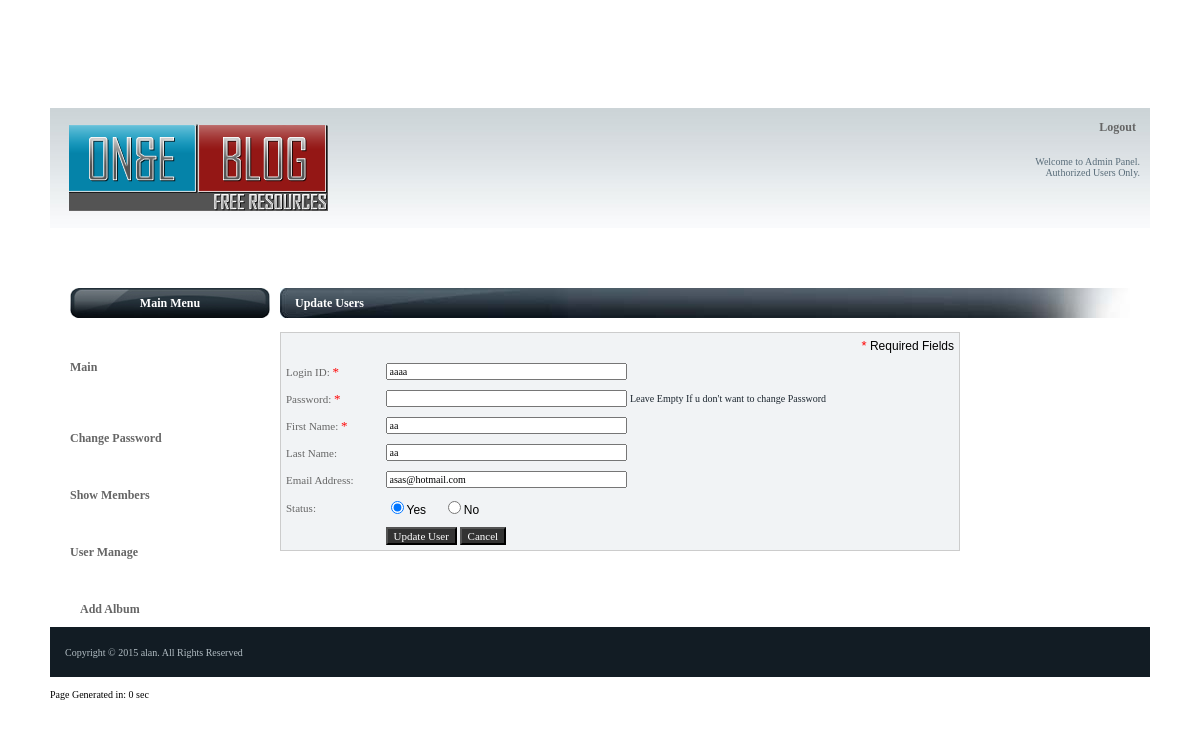
The app's page /users.php?_task=edit&id=100002 with its own data.
### tables this page shows
CREATE TABLE IF NOT EXISTS `users` (
  `userid` int(10) NOT NULL AUTO_INCREMENT,
  `groupid` varchar(20) NOT NULL DEFAULT '',
  `loginid` varchar(75) NOT NULL DEFAULT '',
  `firstname` varchar(75) NOT NULL DEFAULT '',
  `lastname` varchar(75) NOT NULL DEFAULT '',
  `pwd` varchar(50) DEFAULT NULL,
  `email` varchar(255) NOT NULL DEFAULT '',
  `emailpass` varchar(20) NOT NULL,
  `lastlogin` datetime NOT NULL DEFAULT '0000-00-00 00:00:00',
  `status` enum('Yes','No') NOT NULL DEFAULT 'Yes',
  `master` enum('Yes','No') NOT NULL DEFAULT 'No',
  PRIMARY KEY (`userid`),
  KEY `groupid` (`groupid`)
);

### include/db.php (called while the page is built, shortened)
<?php
class db
{
	var $connected = false;
	var $dbname = DATABASE;
	var $dbuser = USERNAME;
	var $dbpassword = PASSWORD;
	var $dbhost = HOST;
	function connect()
	{
		$this->connected = false;
		if($this->link = @mysql_connect($this->dbhost,$this->dbuser,$this->dbpassword))
		{
			if(@mysql_select_db($this->dbname,$this->link))
			{
				$this->connected = true;
				return true;
			}
			else
			{
				$this->seterror(mysql_errno($this->link),mysql_error($this->link));
				return false;
			}
		}
		else
		{
			$this->seterror("","Could not connect to server.");
			return false;
		}
	}
	function execute($query)
	{
		if($this->connected)
		{
			if($result = mysql_query( $query, $this->link ))
			{
				return $result;
			}
			else
			{
				$this->seterror(mysql_errno($this->link),"".$query."<br />".mysql_error($this->link));
				return false;
			}
		}
		else
		{
			$this->seterror("No database connection open.");
			return false;
		}
	}
	function row(&$result)
	{
		if ( $row = mysql_fetch_assoc( $result ) )
				return $row;
			else
				return 0;
	}
}
?>

### users.php (the view, shortened to what this page needs)
<?include("./include/db.php");?>
<? $db= new db();$db->connect(); $valid = new validation();?>
<?
$action="addnew";
$id="";
$fname="";
$lname="";
$email="";
$status="";
$loginid="";
if(isset($_GET["_task"]) && $_GET["_task"]=="edit"){
	$id=$_GET["id"];
	$action="update";
	$rs = $db->execute("SELECT * FROM ".TBL_USERS." WHERE userid='".$id."'");
	$row = $db->row($rs);
	$id = $row["userid"];
	$loginid = $row["loginid"];
	$fname = $row["firstname"];
	$lname = $row["lastname"];
	$email = $row["email"];
	$status = $row["status"];
}
?>
<? include("./include_member/header.php");?>
<tr>
	<td colspan="2">
		<table border="0" cellpadding="0" cellspacing="0" width="100%">
			<tr>
			    <td width="20" align="left" valign="top"></td>
				<td width="200" valign="top">
					<? include("navigationcall.php");?>
				</td>
				<td width="10"><? ?> </td>
				<td valign="top">
					<table border="0" cellpadding="0" cellspacing="0" width="100%">
						<tr>
							<td class="btitle"><?=$action=="update" ? "Update Users" : "Add New User"?></td>
						</tr>
					</table><br />
					<form name="addnew" action="users.php" method="post">
					<table border="0" cellpadding="5" cellspacing="0" align="left" width="80%" class="box">
						<tr>
							<td colspan="2" align="right"><?=REQUIRED?> Required Fields</td>
						</tr>
						<tr>
							<td align="left" class="text5">Login ID: <?=REQUIRED?></td><td align="left"><input type="text" name="loginid"  class="textfield" size="40" value="<?=$loginid?>"/></td>
						</tr>
						<tr>
							<td align="left" class="text5">Password: <?=REQUIRED?></td><td align="left"><input type="password" name="pass" class="textfield" size="40"/> <? if($id!=""){?><span class="text2">Leave Empty If u don't want to change Password</span><? }?></td>
						</tr>
						<tr>
							<td align="left" class="text5">First Name: <?=REQUIRED?></td><td align="left"><input type="text" name="fname" class="textfield" size="40" value="<?=$fname?>"/></td>
						</tr>
						<tr>
							<td align="left" class="text5">Last Name:</td><td align="left"><input type="text" name="lname"  class="textfield" size="40" value="<?=$lname?>"/></td>
						</tr>
						<tr>
							<td align="left" class="text5">Email Address:</td><td align="left"><input type="text" name="email" size="40" class="textfield" value="<?=$email?>"/></td>
						</tr>
						<tr>
							<td  align="left" class="text5">Status:</td>
							<td align="left"><input type="radio" name="status" value="Yes" <?=$status=="Yes" ? "checked" : ""?>/>Yes &nbsp; &nbsp; <input type="radio" name="status" value="No" <?=$status=="No" ? "checked" : ""?>/>No
							</td>
						</tr>
						<tr>
							<td></td><td align="left" class="text5"><input type="submit" value="<?=$action=="addnew" ? "Add User" : "Update User"?>"  class="btn"/> <input type="button" value="Cancel" class="btn" onclick="location.href='?_task=cancel'"/></td>
						</tr>
					</table>
					</form>
				</td>
				<td width="20" align="left" valign="top"></td>
			</tr>
		</table>
<? include("./include_member/footer.php");?>

### cssjs/cssmis.css (style rules this page uses)
body,html { margin-top:0px; margin-left:0px; padding:0px 0px 0px 0px; font-family: Verdana, tahoma, Helvetica, sans-serif; font-size: 12px; }
.textfield { font-size:10px; font-family:verdana }
.box { border-top-style:solid; border-top-width:thin; border-top-color:#CCCCCC;border-left-style:solid; border-left-width:thin; border-left-color:#CCCCCC;border-right-style:solid; border-right-width:thin; border-right-color:#CCCCCC;border-bottom-style:solid; border-bottom-width:thin; border-bottom-color:#CCCCCC;background-color:#F1F3F5; }
a:link { color: #b2bdc3; text-decoration: none; font-family:verdana; font-size:10px; }
.text1 { font-family:verdana; font-size:10px; color:#b2bdc3; text-align: left; }
.text2 { font-family:verdana; font-size:10px; color:#1d2730; text-align: center; }
.text5 { font-family:verdana; font-size:11px; color:#666666; }
.btn { font-family:verdana; font-size:11px; background-color:#333333; color:#ffffff }
.btitle { background-image:url(../images/titlebar.jpg); background-repeat:no-repeat; color:#FFFFFF; font-weight:bold; font-family:tahoma; height:30px; padding-left:15px }

### records on screen
users: loginid "aaaa", fname "aa", lname "aa", email "asas@hotmail.com", status "☑"

### other values on screen
REQUIRED "*"
FOOTAR "Copyright © 2015 alan . All Rights Reserved"
